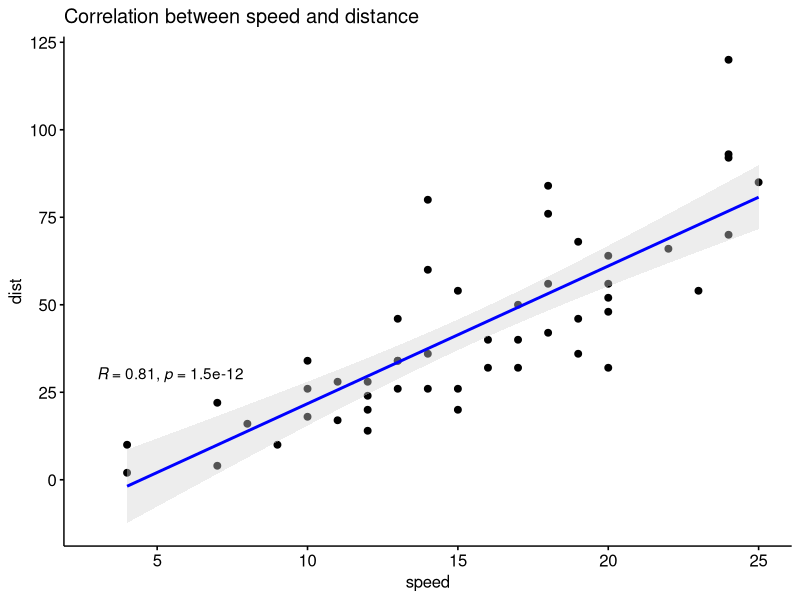

This figure's R source:
## ---- chunk 1
knitr::opts_chunk$set(echo = TRUE)
library(ggplot2)
library(rmarkdown)
library(ggpubr)
## ---- chunk 2
# Shows dataset
cars
# Summary data of cars dataset
summary(cars)
# Correlation of distance and speed
cor(cars$speed, cars$dist)
## ---- chunk 3
# Scatter plot of the car dataset
sp <- ggscatter(cars, x = "speed", y = "dist",
   add = "reg.line",  # Add regressin line
   add.params = list(color = "blue", fill = "lightgray"), # Customize reg. line
   conf.int = TRUE, # Add confidence interval
   title = "Correlation between speed and distance" # Add title
   )
# Add correlation coefficient to plot
sp + stat_cor(method = "pearson", label.x = 3, label.y = 30)
